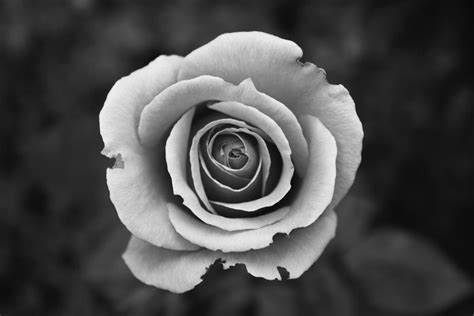
#> input picture images/test_img.jpg, 474 x 316 px
$ python script.py
#> lines starting #> are read from the running program, lines starting #| are printed output that depends on the picture; after the words box and inside, x2 and y2 are one past the last pixel; in counts of white or black regions, pixels touching at a corner belong together
### project1.py
# from PIL import Image
import cv2
import numpy as np
import math

def load_img(file_name):
    """
    Returns an image from a file
    :param file_name:
    :return:
    """
#> called with file_name = 'images/test_img.jpg'
    # https://www.geeksforgeeks.org/python-pil-imageops-greyscale-method/
    # https://stackoverflow.com/questions/52307290/what-is-the-difference-between-images-in-p-and-l-mode-in-pil
    # img = Image.open(file_name)
    # img = img.convert('L')
    # the 'L' converts to grayscale even if image is in color
    # return Image.open(file_name).convert('L')

    # https://www.geeksforgeeks.org/python-opencv-cv2-imread-method/
    # used for greyscaling images
    # return cv2.imread(file_name, cv2.IMREAD_GRAYSCALE)
    return cv2.imread(file_name)
#> returned value is the input picture: shape (316, 474, 3); min 0, max 255, mean 76.7

def display_img(image):
    """
    Displays an image
    :param image:
    :return:
    """
    # image.show() # for PIL

    cv2.imshow('grey_image', image)
    cv2.waitKey(0)
    cv2.destroyAllWindows()


def generate_gaussian(sigma, filter_w, filter_h):
    """
    If either filter_w or filter_h is 1, generate a 1D filter, otherwise 2D
    :param sigma:
    :param filter_w:
    :param filter_h:
    :return gaussian_filter:
    """
#> called with sigma = 1, filter_w = 5, filter_h = 1

    if (filter_w == 1 or filter_h == 1): # 1D filter
        length = max(filter_w, filter_h) # in case filter_h or filter_w is 1
        gaussian_filter = np.zeros((length, 1)) # 1D array with fixed size, fixed so sum() works
        middle = length // 2

        for n in range(length):
            gaussian_filter[n] = math.exp(- ((n - middle)**2) / (2 * sigma**2))

        return gaussian_filter / np.sum(gaussian_filter)

    else: # 2D filter
        gaussian_filter = np.zeros((filter_w, filter_h))
        middle_h, middle_w = filter_h // 2, filter_w // 2

        for y in range(filter_w):
            for x in range(filter_h):
                gaussian_filter[y, x] = math.exp(- ((y - middle_w)**2 + (x - middle_h)**2) / (2 * sigma**2))
        return gaussian_filter / np.sum(gaussian_filter)

def apply_filter(image, filter, pad_pixels, pad_value):
    """
    Takes, image, filter, number of pixels to pad on each side, and the value with which to pad.
    :param image:
    :param filter:
    :param pad_pixels:
    :param pad_value:
    :return:
    """
#> called with filter = array of shape (5, 1), pad_pixels = 0, pad_value = 0
    if len(image.shape) == 3: # colored images only
        image = cv2.cvtColor(image, cv2.COLOR_BGR2GRAY)

    # is_color_image = len(image.shape) == 3
    # pad the image
    if pad_value == 0:
        padded_img = np.pad(image, pad_pixels, mode='constant', constant_values=pad_value)
    else:
        padded_img = np.pad(image, pad_pixels, mode='edge')

    # determine the dimensions of the filter
    filter_h, filter_w = filter.shape

    # determine the dimensions of the image
    height, width = image.shape
#> height = 316; width = 474
    # filtered_image = np.zeros((height, width), dtype=image.dtype)
    filtered_image = np.zeros_like(padded_img)

    # apply filter
    if filter_h == 1 or filter_w == 1: # 1D filter
        filter_size = len(filter)
        pad = filter_size // 2

        for y in range(pad, height - pad):
            for x in range(pad, width - pad):
                filtered_image[y, x] = np.sum(padded_img[y - pad:y + pad + 1, x] * filter)
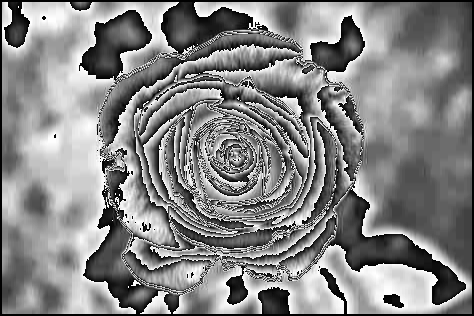
#> filtered_image: shape (316, 474); min 0, max 255, mean 132.4
        filter_size = len(filter)
        pad = filter_size // 2

        # # Perform 1D convolution
        # h_padded, _ = padded_img.shape
        # mask_length = filter.shape[0] - 1
        # total_padding = 2 * pad_pixels
        # total_trim_length = max(total_padding, mask_length)
        #
        # output_height = h_padded - total_trim_length
        # output = np.zeros((output_height, width), dtype=float)
        #
        # trim_length = total_trim_length // 2
        # for i in range(trim_length, h_padded - trim_length):
        #     for j in range(pad, width - pad):
        #         output[i - trim_length, j - pad] = np.sum(
        #             padded_img[i, j - pad:j + filter.shape[0] - pad] * filter)
        #
        # # Adjust dimensions of filtered_image
        # filtered_height = output_height
        # filtered_width = width
        # filtered_image = np.zeros((filtered_height, filtered_width), dtype=padded_img.dtype)
        #
        # # Assign output to filtered_image
        # filtered_image[:, :] = output

    else: # 2D filter
        pad_h, pad_w = filter_h // 2, filter_w // 2

        for y in range(pad_h, height - pad_h):
            for x in range(pad_w, width - pad_w):
                filtered_image[y, x] = np.sum(padded_img[y - pad_h:y + pad_h + 1, x - pad_w:x + pad_w + 1] * filter)

    return filtered_image

# [117 lines left out: functions median_filtering, hist_eq, rotate, not called in this run]

def edge_detection(image):
    """
    Takes an image and returns the edge detected image
    :param image:
    :return filtered_image:
    """

    # Step 1: Smoothing (Gaussian filter)
    gaussian_filter = generate_gaussian(1, 5, 5) # similar to LOG ?
    gaus1d = generate_gaussian(1, 5, 1)
    smoothed_image = apply_filter(image, gaussian_filter, 2, 0)


    # display_img(smoothed_image)

    # Step 2: Enhancement (gradient magnitude)
    sobel_x = np.array([[-1, 0, 1], [-2, 0, 2], [-1, 0, 1]])
    sobel_y = np.array([[-1, -2, -1], [0, 0, 0], [1, 2, 1]])

    # calculate the gradient magnitude
    gradient_x = apply_filter(smoothed_image, sobel_x, 1, 0)
#> call 4 of apply_filter, with filter = array of shape (3, 3), pad_pixels = 1, pad_value = 0
#> after the loop in apply_filter (call 4), `for y in range(pad_h, height - pad_h):`:
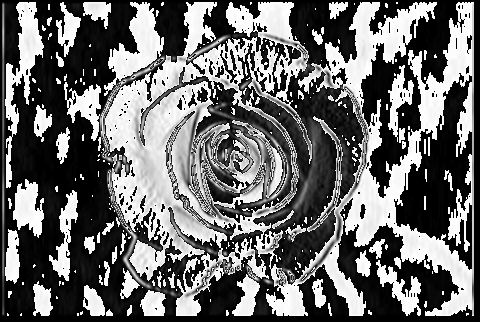
#> filtered_image: shape (322, 480); min 0, max 255, mean 107
    gradient_y = apply_filter(smoothed_image, sobel_y, 1, 0)
#> after the loop in apply_filter (call 5), `for y in range(pad_h, height - pad_h):`:
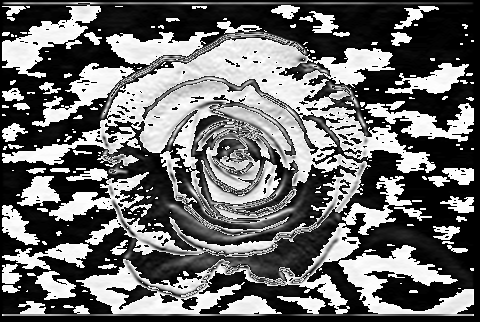
#> filtered_image: shape (322, 480); min 0, max 255, mean 107.4
    gradient_magnitude = np.sqrt(gradient_x**2 + gradient_y**2)
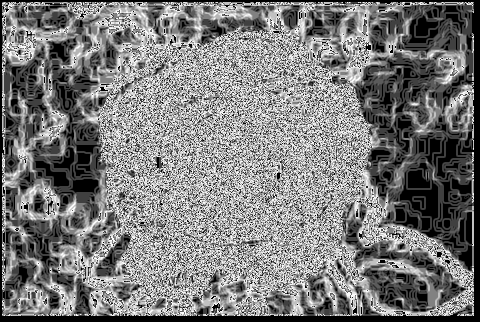
#> gradient_magnitude: shape (322, 480) float16; min 0, max 15.81, mean 7.65; drawn with min black and max white
    gradient_magnitude = (gradient_magnitude*255).astype(np.uint8)
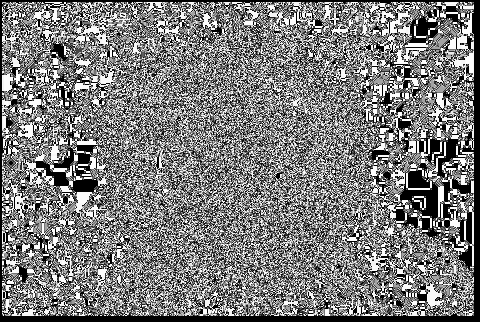
#> gradient_magnitude: shape (322, 480); min 0, max 254, mean 123.5
    # display_img(gradient_magnitude)

    # Step 3: Detection/Thresholding
    threshold = 100 # can be changed
    bw_image = np.where(smoothed_image > threshold, 0, 255)
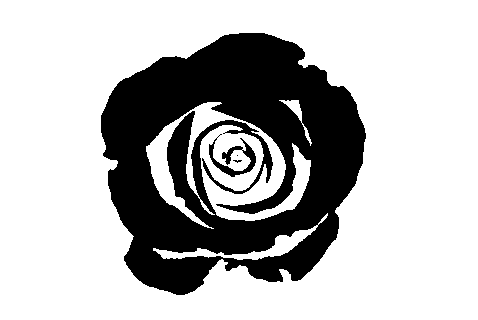
#> bw_image: shape (320, 478) int64; 72.7% white; 4 black regions (2 under 20 px), largest, box (x1, y1, x2, y2) and area: (101, 33, 366, 295) 41155, (209, 134, 256, 177) 608
    filtered_image = bw_image.astype(np.uint8)

    # display_img(filtered_image)

    # Step 4: Localization (Canny edge detector, hysteresis thresholding)
    height, width = filtered_image.shape
#> height = 320; width = 478
    edge_image = np.zeros((height, width))

    # neighborhood for connectivity
    neighborhood = np.array([[1, 1, 1], [1, 0, 1], [1, 1, 1]])

    # locate string edge pixels
    high_threshold = 255 # can be changed
    low_threshold = 200 # can be changed
    strong_pixels = np.where(filtered_image >= high_threshold, 1, 0)

    # perform hysteresis thresholding
    for y in range(1, height - 1):
        for x in range(1, width - 1):
            if strong_pixels[y, x] == 1:
                edge_image[y, x] = 255
                edge_image[y-1:y+2, x-1:x+2] += neighborhood * (filtered_image[y-1:y+2, x-1:x+2] >= low_threshold)
    final_image = np.where(edge_image >= 255, 255, 0).astype(np.uint8)
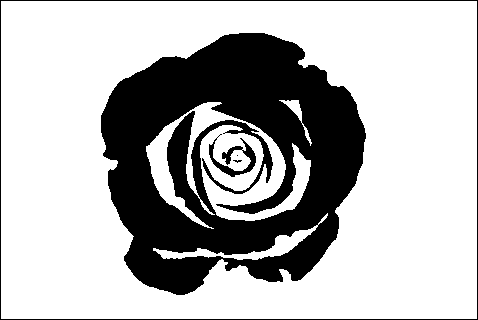
#> final_image: shape (320, 478); 71.6% white; 5 black regions (2 under 20 px), largest, box (x1, y1, x2, y2) and area: (101, 33, 366, 295) 41155, (0, 0, 478, 320) 1592, (209, 134, 256, 177) 608
    # final_image = apply_filter(image, gaus1d, 0, 0)
    return final_image

### script.py
import cv2
import PIL
import matplotlib
import skimage
import numpy as np
import math
import project1 as p1

filter_size = 5
sigma = 1
theta = math.pi/2
#Load and display image
img = p1.load_img("images/test_img.jpg")
# img = p1.load_img("images/image.jpg") # colored image
# img = p1.load_img("images/sp.jpg")
# p1.display_img(img)

#Generate 1D gaussian filter
gaussian1D = p1.generate_gaussian(sigma, filter_size, 1)
# print(gaussian1D, sum(gaussian1D))

#Filter image with 1D gaussian
filtered_img = p1.apply_filter(img, gaussian1D, 0, 0)
# exam = cv2.GaussianBlur(img, (filter_size, 1), sigma)
# compare = np.concatenate((img, filtered_img, exam), axis=1)
# p1.display_img(compare)
p1.display_img(filtered_img)

#Generate 2D gaussian filter
gaussian2D = p1.generate_gaussian(sigma, filter_size, filter_size)
# print(gaussian2D, sum(gaussian2D))

#Filter image with 2D gaussian
filtered_img = p1.apply_filter(img, gaussian2D, 0, 0)
# exam = cv2.GaussianBlur(img, (filter_size, filter_size), sigma)
# compare = np.concatenate((img, filtered_img, exam), axis=1)
# p1.display_img(compare)
p1.display_img(filtered_img)

# [19 lines of commented-out code are left out]
filtered_img = p1.edge_detection(img)
p1.display_img(filtered_img)

$ run again, with images/sp.jpg copied over images/test_img.jpg
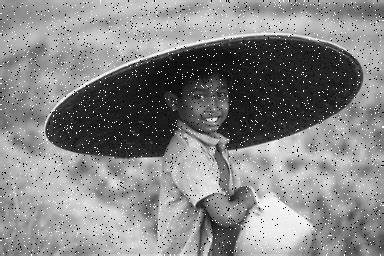
#> input picture images/sp.jpg, 384 x 256 px
#> in load_img, returned value is the input picture: shape (256, 384, 3); min 0, max 255, mean 132.8
#> padded_img: shape (262, 390)
#> after the loop in apply_filter (call 5), `for y in range(pad_h, height - pad_h):`:
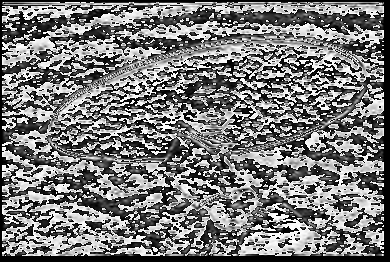
#> filtered_image: shape (262, 390); min 0, max 255, mean 121
#> bw_image: shape (260, 388) int64; 32.4% white; 49 white regions (39 under 20 px), largest, box (x1, y1, x2, y2) and area: (48, 38, 365, 161) 25303, (0, 0, 388, 260) 6708, (230, 189, 249, 205) 186
#> in edge_detection, `final_image = np.where(edge_image >= 255, 255, 0).astype(np.uint8)`:
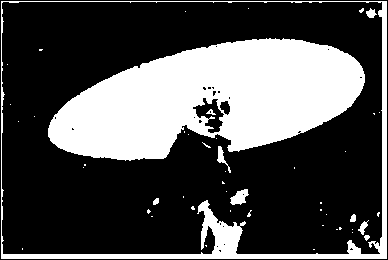
#> final_image: shape (260, 388); 31.2% white; 49 white regions (39 under 20 px), largest, box (x1, y1, x2, y2) and area: (48, 38, 365, 161) 25303, (1, 1, 387, 259) 5416, (230, 189, 249, 205) 186
